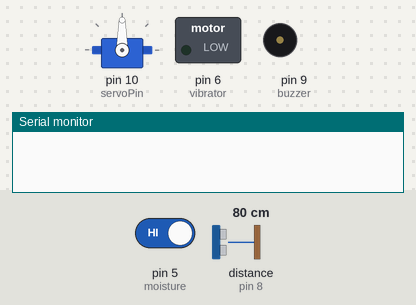
Bench run of a sketch on a simulated Arduino Uno, built with avr-gcc and run on an emulated ATmega328P. Parts: servo, switched loads named in the sketch (green lamp = pin HIGH), buzzer (waves = sounding, pin HIGH), the last lines printed to the serial monitor. Wiring (inferred from the names in the program): ultrasonic range finder: trigger pin 7; echo pin 8. The inputs (shaded band) are chosen by the test bench; at power-on: distance to the obstacle (sensor on pin 8) 80 cm, pin 5 (moisture) HIGH. The echo pulse lasts 58.3 µs per cm; pins used as bus, display or sensor lines are not drawn.

Above: at 1.2 s.
1.3 s: distance to the obstacle (sensor on pin 8) set to 44 cm
2.8 s: distance to the obstacle (sensor on pin 8) set to 37 cm
At 3.2 s:
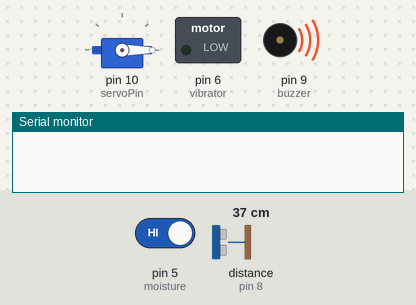
5.8 s: pin 5 (moisture) driven LOW
At 8.2 s:
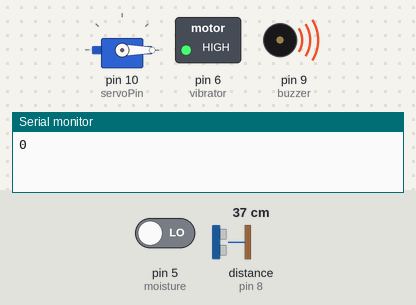
8.8 s: distance to the obstacle (sensor on pin 8) set to 60 cm
At 11.5 s:
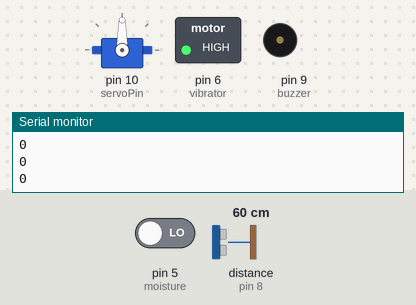
11.8 s: distance to the obstacle (sensor on pin 8) set to 2 cm
At 12.7 s:
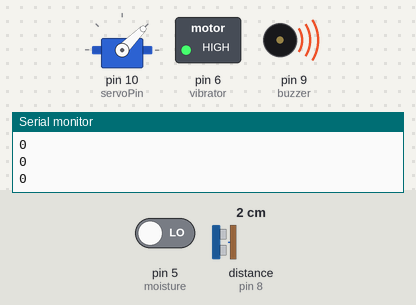
14.8 s: distance to the obstacle (sensor on pin 8) set to 120 cm
At 17.4 s:
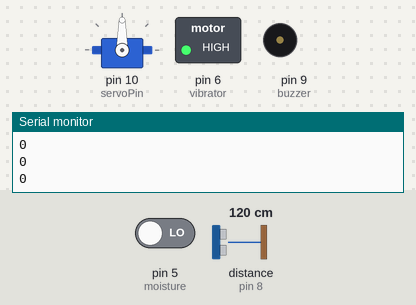
Timing chart, 0 to 18.8 s (numbered marks = the images above; inputs shaded):
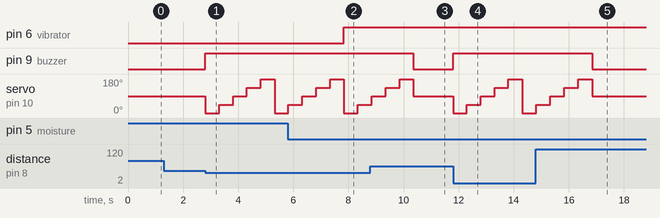

The sketch:

obstacle_with_servo.ino
```cpp
#include <Servo.h>  // Includes servo library.
// defines pins numbers
const int trigPin = 7;
const int echoPin = 8;
const int servoPin=10;
#define buzzer 9
#define vibrator 6
#define moisture 5
int moisture_value;

Servo myservo;

// defines variables
long duration;
int distance;
int distance_f;
int distance_r;
int distance_l;
int maxLowDistance=40;

void setup() {
pinMode(trigPin, OUTPUT); // Sets the trigPin as an Output
pinMode(echoPin, INPUT); // Sets the echoPin as an Input
pinMode(buzzer,OUTPUT);
pinMode(vibrator,OUTPUT);
pinMode(moisture,INPUT);
myservo.attach(servoPin);
myservo.write(90);

Serial.begin(9600); // Starts the serial communication
}
void loop() {
  moisture_monitor();
   distance_f=ping();
   if(distance_f > maxLowDistance){
     digitalWrite (buzzer,LOW);
   }else{
       digitalWrite(buzzer,HIGH);
      get_Distance();
      if(distance_r > maxLowDistance){
        digitalWrite(buzzer,LOW);
      }else if(distance_l > maxLowDistance){
         digitalWrite(buzzer,LOW);
      }else{
         digitalWrite(buzzer,HIGH);

      }

   }
}
void displayDistance(){
     Serial.print("Right Distance : ");
     Serial.print(distance_r);
     Serial.println("");
     Serial.print("Front Distance : ");
     Serial.print(distance_f);
     Serial.println("");
     Serial.print("Left Distance : ");
     Serial.print(distance_l);
     Serial.println("");

}

void get_Distance(){
  myservo.write(0);
  delay(500);
  int temp_r1=ping();
  myservo.write(45);
  delay(500);
  int temp_r2=ping();
  if(temp_r1<temp_r2){
    distance_r=temp_r1;
  }else{
    distance_r=temp_r2;
  }
  myservo.write(90);
  delay(500);
  distance_f=ping();

  myservo.write(135);
  delay(500);
  int temp_l1=ping();
  myservo.write(180);
  delay(500);
  int temp_l2=ping();
  if(temp_l1<temp_l2){
    distance_l=temp_l1;
  }else{
    distance_l=temp_l2;
  }
  myservo.write(90);

}

int ping(){
  // Clears the trigPin
  digitalWrite(trigPin, LOW);
  delayMicroseconds(2);
  // Sets the trigPin on HIGH state for 10 micro seconds
  digitalWrite(trigPin, HIGH);
  delayMicroseconds(10);
  digitalWrite(trigPin, LOW);
  // Reads the echoPin, returns the sound wave travel time in microseconds
  duration = pulseIn(echoPin, HIGH);
  // Calculating the distance
  distance= duration*0.034/2;
  // Prints the distance on the Serial Monitor
  return distance;
}

void moisture_monitor()
{
  moisture_value=digitalRead(moisture);
  if (moisture_value==0)
  {
    digitalWrite(vibrator,HIGH);
    Serial.println(moisture_value);
  }
  else
  {
    digitalWrite(vibrator,LOW);
  }
}
```

Measured:
- the behaviour switches between 42 and 41 cm on distance to the obstacle (sensor on pin 8) (found by bisection; images 0 and 1)
- after the input at 1.3 s, every drawn part: stays the same
- after the input at 2.8 s, pin 9 (buzzer): LOW → HIGH at once; servo on pin 10 (servoPin): 90° → 0° at once, → 45° 0.50 s later, → 90° 0.50 s later, → 135° 0.50 s later, … (6 changes in this stretch)
- after the input at 5.8 s, pin 6 (vibrator): LOW → HIGH after 2.0 s
- after the input at 8.8 s, pin 9 (buzzer): HIGH → LOW after 1.6 s
- after the input at 11.8 s, pin 9 (buzzer): LOW → HIGH at once; servo on pin 10 (servoPin): 90° → 0° at once, → 45° 0.50 s later, → 90° 0.50 s later, → 135° 0.50 s later, … (6 changes in this stretch)
- after the input at 14.8 s, pin 9 (buzzer): HIGH → LOW after 2.0 s
